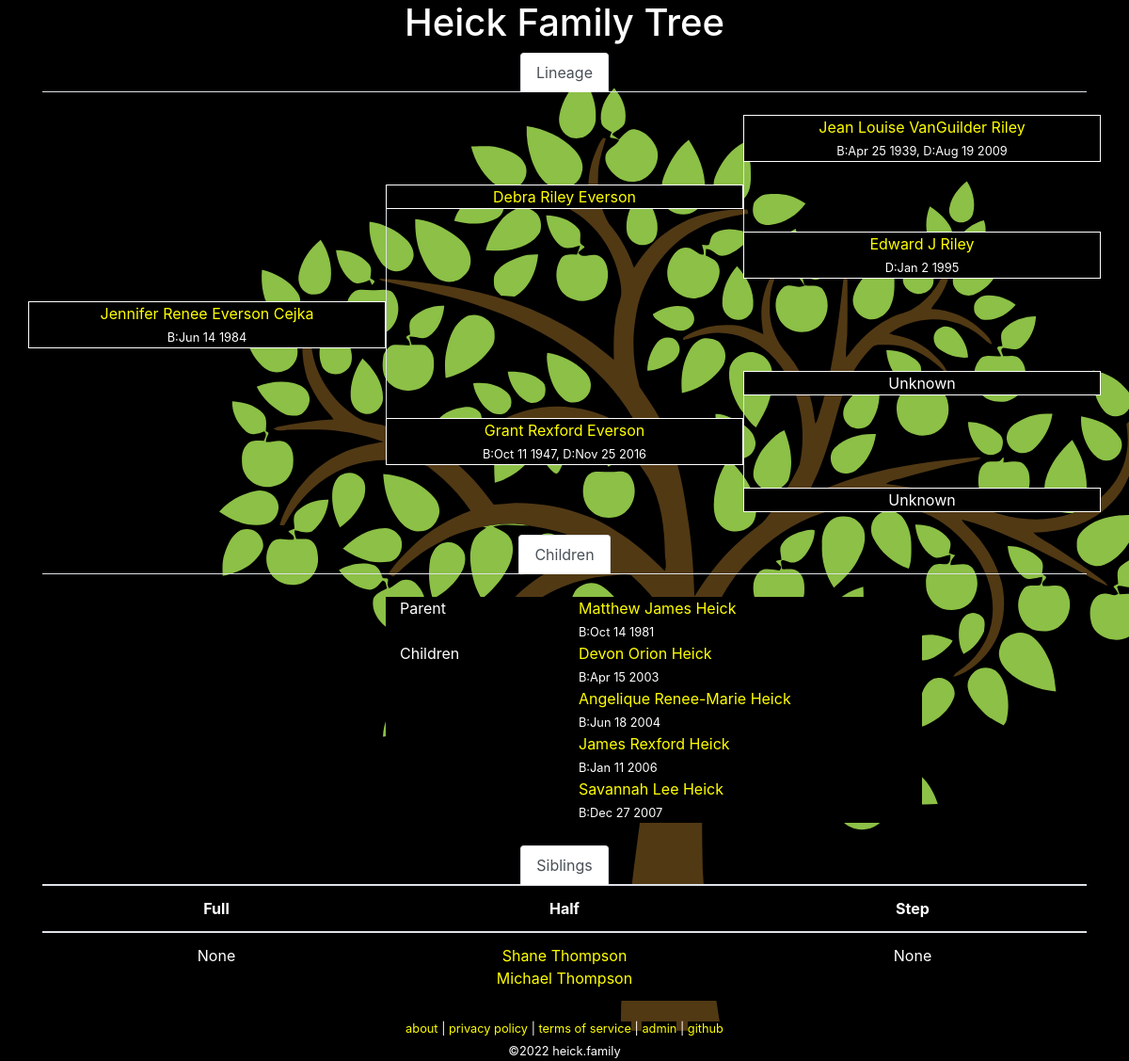
/tree.php?id=9, run on the app's committed database.
### tables this page shows
CREATE TABLE `family` (
  `id` int(10) unsigned NOT NULL AUTO_INCREMENT COMMENT 'primary key',
  `name` char(200) NOT NULL,
  `parent-bio-x` int(10) unsigned NOT NULL DEFAULT 0 COMMENT 'mother xx',
  `parent-bio-y` int(10) unsigned NOT NULL DEFAULT 0 COMMENT 'father xy',
  `parent-adopt-a` int(10) unsigned NOT NULL DEFAULT 0,
  `parent-adopt-b` int(10) unsigned NOT NULL DEFAULT 0,
  `partner` int(10) unsigned NOT NULL DEFAULT 0,
  `dob` char(10) NOT NULL DEFAULT '0000-00-00' COMMENT 'date of birth ymd',
  `dod` char(10) NOT NULL DEFAULT '0000-00-00' COMMENT 'date of death ymd',
  `lastupdated` datetime NOT NULL DEFAULT current_timestamp() ON UPDATE current_timestamp(),
  PRIMARY KEY (`id`)
);

### lib/Family.php (called while the page is built, shortened)
<?php
class Family
{
	private static $link = null;
	public static function getPerson($id = 0)
	{
		if ($id == 0)
		{
			return [];
		}
		$query = 'SELECT * FROM `family` WHERE `id`=' . self::_escape($id) . ' LIMIT 1';
		$result = self::_query($query);
		while ($row = mysqli_fetch_assoc($result))	 {
			return $row;
		}
		return [];
	}
	public static function getParents($id = 0)
	{
		$person = self::getPerson($id);
		$parent_bio_x = isset($person['parent-bio-x']) ? $person['parent-bio-x'] : 0;
		$parent_bio_y = isset($person['parent-bio-y']) ? $person['parent-bio-y'] : 0;
		$parent_adopt_a = isset($person['parent-adopt-a']) ? $person['parent-adopt-a'] : 0;
		$parent_adopt_b = isset($person['parent-adopt-b']) ? $person['parent-adopt-b'] : 0;
		$data = [
			'bio-x' => self::getPerson($parent_bio_x),
			'bio-y' => self::getPerson($parent_bio_y),
			'adopt-a' => self::getPerson($parent_adopt_a),
			'adopt-b' => self::getPerson($parent_adopt_b),
		];
		return $data;
	}
	public static function getPartner($id = 0)
	{
		$person = self::getPerson($id);
		$partner = isset($person['partner']) ? $person['partner'] : 0;
		if ($partner == 0)
		{
			return [];
		}
		return self::getPerson($partner);
	}
	public static function getChildren($id = 0)
	{
		$data = [];
		$query = 'SELECT * FROM `family` WHERE (`parent-bio-x`=' . self::_escape($id) . ' OR `parent-bio-y`=' . self::_escape($id) . ')';
		$result = self::_query($query);
		while ($row = mysqli_fetch_assoc($result))
		{
			$child = $row['id'];
			if ($row['parent-bio-x'] == $id)
			{
				$partner = $row['parent-bio-y'];
			}
			else
			{
				$partner = $row['parent-bio-x'];
			}
			if (!isset($data[$partner]))
			{
				$data[$partner] = [];
			}
			$data[$partner][] = $child;
		}
		return $data;
	}
	public static function getSiblings($id = 0)
	{
		$data = [];
		$me = self::getPerson($id);
		$parentx = $me['parent-bio-x'];
		$parenty = $me['parent-bio-y'];
		if (($parentx > 0) && ($parenty > 0))
		{
			$full_siblings = [];
			$query = 'SELECT * FROM `family` WHERE (`parent-bio-x`=' . $parentx . ' AND `parent-bio-y`=' . $parenty . ') OR (`parent-bio-x`=' . $parenty . ' AND `parent-bio-y`=' . $parentx . ')';
			$result = self::_query($query);
			while ($row = mysqli_fetch_assoc($result))
			{
				if ($row['id'] != $id)
				{
					$full_siblings[] = $row['id'];
				}
			}
		}
		if (($parentx > 0) || ($parenty > 0))
		{
			$half_siblings = [];
			$parents = [];
			if ($parentx > 0)
			{
				$parents[] = $parentx;
			}
			if ($parenty > 0)
			{
				$parents[] = $parenty;
			}
			foreach ($parents as $parent)
			{
				$query = 'SELECT * FROM `family` WHERE (`parent-bio-x`=' . $parent . ' OR `parent-bio-y`=' . $parent . ')';
				$result = self::_query($query);
				while ($row = mysqli_fetch_assoc($result))
				{
					if ($row['id'] != $id)
					{
						$half_siblings[] = $row['id'];
					}
				}
			}
			if (count($half_siblings) > 0)
			{
				if (isset($data['full']) && (count($data['full']) > 0))
				{
					$data['half'] = [];
					foreach ($half_siblings as $p)
					{
						if (!in_array($p, $data['full']))
						{
							$data['half'][] = $p;
						}
					}
				}
				else
				{
					$data['half'] = $half_siblings;
				}
			}
		}
		if (($parentx > 0) || ($parenty > 0))
		{
			$step_siblings = [];
			$parents = [];
			if ($parentx > 0)
			{
				$parents[] = $parentx;
			}
			if ($parenty > 0)
			{
				$parents[] = $parenty;
			}
			$step_parents = [];
			foreach ($parents as $parent)
			{
				$them = self::getPerson($parent);
				if ($them['partner'] > 0)
				{
					$step_parents[] = $them['partner'];
				}
			}
			foreach ($step_parents as $step_parent)
			{
				$query = 'SELECT * FROM `family` WHERE (`parent-bio-x`=' . $step_parent . ' OR `parent-bio-y`=' . $step_parent . ')';
				$result = self::_query($query);
				while ($row = mysqli_fetch_assoc($result))
				{
					if ($row['id'] != $id)
					{
						$step_siblings[] = $row['id'];
					}
				}
			}
			if (count($step_siblings) > 0)
			{
				if (count($data['half']) > 0)
				{
					$data['step'] = [];
				}
				else
				{
					$data['step'] = $step_siblings;
				}
			}
		}
		return $data;
	}
	public static function getLineage($id = 0)
	{
		$lineage = [
			'partner' => ['id' => 0, 'name' => 'unknown' ],
			'parent-bio-x' => ['id' => 0, 'name' => 'unknown' ],
			'parent-bio-y' => ['id' => 0, 'name' => 'unknown' ],
			'parent-adopt-a' => ['id' => 0, 'name' => 'unknown' ],
			'parent-adopt-b' => ['id' => 0, 'name' => 'unknown' ],
			'parent-x-parent-bio-x' => ['id' => 0, 'name' => 'unknown' ],
			'parent-x-parent-bio-y' => ['id' => 0, 'name' => 'unknown' ],
			'parent-y-parent-bio-x' => ['id' => 0, 'name' => 'unknown' ],
			'parent-y-parent-bio-y' => ['id' => 0, 'name' => 'unknown' ],
		];
		$partner = self::getPartner($id);
		$lineage['partner']['id'] = isset($partner['id']) ? $partner['id'] : 0;
		$lineage['partner']['name'] = self::formatName(self::getPerson($lineage['partner']['id']));
		$parents = self::getParents($id);
		$lineage['parent-bio-x']['id'] = isset($parents['bio-x']['id']) ? $parents['bio-x']['id'] : 0;
		$lineage['parent-bio-x']['name'] = self::formatName(self::getPerson($lineage['parent-bio-x']['id']));
		$lineage['parent-bio-y']['id'] = isset($parents['bio-y']['id']) ? $parents['bio-y']['id'] : 0;
		$lineage['parent-bio-y']['name'] = self::formatName(self::getPerson($lineage['parent-bio-y']['id']));
		$lineage['parent-adopt-a']['id'] = isset($parents['adopt-a']['id']) ? $parents['adopt-a']['id'] : 0;
		$lineage['parent-adopt-a']['name'] = self::formatName(self::getPerson($lineage['parent-adopt-a']['id']));
		$lineage['parent-adopt-b']['id'] = isset($parents['adopt-b']['id']) ? $parents['adopt-b']['id'] : 0;
		$lineage['parent-adopt-b']['name'] = self::formatName(self::getPerson($lineage['parent-adopt-b']['id']));
		$parents = self::getParents($lineage['parent-bio-x']['id']);
		$lineage['parent-x-parent-bio-x']['id'] = isset($parents['bio-x']['id']) ? $parents['bio-x']['id'] : 0;
		$lineage['parent-x-parent-bio-x']['name'] = self::formatName(self::getPerson($lineage['parent-x-parent-bio-x']['id']));
		$lineage['parent-x-parent-bio-y']['id'] = isset($parents['bio-y']['id']) ? $parents['bio-y']['id'] : 0;
		$lineage['parent-x-parent-bio-y']['name'] = self::formatName(self::getPerson($lineage['parent-x-parent-bio-y']['id']));
		$parents = self::getParents($lineage['parent-bio-y']['id']);
		$lineage['parent-y-parent-bio-x']['id'] = isset($parents['bio-x']['id']) ? $parents['bio-x']['id'] : 0;
		$lineage['parent-y-parent-bio-x']['name'] = self::formatName(self::getPerson($lineage['parent-y-parent-bio-x']['id']));
		$lineage['parent-y-parent-bio-y']['id'] = isset($parents['bio-y']['id']) ? $parents['bio-y']['id'] : 0;
		$lineage['parent-y-parent-bio-y']['name'] = self::formatName(self::getPerson($lineage['parent-y-parent-bio-y']['id']));
		return $lineage;
	}
	public static function formatName($id = [])
	{
		if (isset($id['name']))
		{
			return $id['name'];
		}
		return 'Unknown';
	}
	private static function _query($query = null)
	{
		$result = mysqli_query(self::$link, $query);
		return $result;
	}
	private static function _escape($string = "")
	{
		return mysqli_real_escape_string(self::$link, $string);
	}
	private static function _connect()
	{
		if (!is_null(self::$link))
		{
			return;
		}
		$config = json_decode(file_get_contents('../conf/configuration.json'), true);
		$db = $config['database'];
		self::$link = mysqli_connect($db['hostname'], $db['username'], $db['password'], $db['database']);
		return;
	}
}

### www/tree.php (the view, shortened to what this page needs)
<?php
require_once('../lib/Family.php');
$id = isset($_GET['id']) ? intval($_GET['id']) : null;
$me = Family::getPerson($id);
$lineage = Family::getLineage($me['id']);
$lineage['me'] = [
	'id' => $me['id'],
	'name' => Family::formatName($me),
];
function showMember($fam, $extra = '')
{
	if ($fam['id'] == 0)
	{
		echo $fam['name'];
	}
	else
	{
		echo '<a href="?id=' . $fam['id'] . '">' . $fam['name'] . '</a>';
		$data = Family::getPerson($fam['id']);
		$subtext = '';
		if ($data['dob'] != '0000-00-00')
		{
			$subtext .= 'B:' . date("M j Y", strtotime($data['dob']));
		}
		if ($data['dod'] != '0000-00-00')
		{
			if (strlen($subtext) > 0)
			{
				$subtext .= ', ';
			}
			$subtext .= 'D:' . date("M j Y", strtotime($data['dod']));
		}
		if (strlen($subtext) > 0)
		{
			echo '<br />';
			echo '<span class="small">' . $subtext . '</span>';
		}
	}
}
?><!DOCTYPE html>
<html lang="en">
	<head>
		<link rel="stylesheet" href="https://cdn.jsdelivr.net/npm/bootstrap@4.6.0/dist/css/bootstrap.min.css">
		<link rel="stylesheet" href="/media/theme.css">
		<link rel="stylesheet" href="/media/tree.css">
	</head>
	<body>
		<div class="container">
<?php require_once("header.php"); ?>
			<div class="row">
				<div class="col">
					<ul class="nav nav-tabs justify-content-center">
						<li class="nav-item">
							<a class="nav-link active" id='tab-lineage' href="#">Lineage</a>
						</li>
					</ul>
				</div>
			</div>
			<div class="row">
				<div class="col-4">&nbsp;</div>
				<div class="col-4">&nbsp;</div>
				<div class="col-4">&nbsp;</div>
			</div>
			<div class="row">
				<div class="col-4">&nbsp;</div>
				<div class="col-4">&nbsp;</div>
				<div title="grandparent" class="col-4 text-center border-full background-black"><?php showMember($lineage['parent-y-parent-bio-y']); ?></div>
			</div>
			<div class="row">
				<div class="col-4">&nbsp;</div>
				<div class="col-4">&nbsp;</div>
				<div class="col-4 border-left">&nbsp;</div>
			</div>
			<div class="row">
				<div class="col-4">&nbsp;</div>
				<div title="parent" class="col-4 text-center border-full background-black"><?php
if ((($lineage['parent-bio-y']['id'] != 0) && ($lineage['parent-adopt-b']['id'] != 0)) || ($lineage['parent-adopt-b']['id'] != 0))
	if ($lineage['parent-bio-y']['id'] == 0)
	{
		showMember($lineage['parent-adopt-b'], '(adopted)');
	}
	else
	{
		showMember($lineage['parent-bio-y'], '(bio)');
		echo '<br />';
		showMember($lineage['parent-adopt-b'], '(adopted)');
	}
else {
	showMember($lineage['parent-bio-y']);
}
?></div>
				<div class="col-4 border-left">&nbsp;</div>
			</div>
			<div class="row">
				<div class="col-4">&nbsp;</div>
				<div class="col-4 border-left">&nbsp;</div>
				<div class="col-4 border-left">&nbsp;</div>
			</div>
			<div class="row">
				<div class="col-4">&nbsp;</div>
				<div class="col-4 border-left">&nbsp;</div>
				<div title="grandparent" class="col-4 text-center border-full background-black"><?php showMember($lineage['parent-y-parent-bio-x']); ?></div>
			</div>
			<div class="row">
				<div class="col-4">&nbsp;</div>
				<div class="col-4 border-left">&nbsp;</div>
				<div class="col-4">&nbsp;</div>
			</div>
			<div class="row">
				<div title="self" class="col-4 text-center border-full background-black"><?php showMember($lineage['me']); ?></div>
				<div class="col-4 border-left">&nbsp;</div>
				<div class="col-4">&nbsp;</div>
			</div>
			<div class="row">
				<div class="col-4">&nbsp;</div>
				<div class="col-4 border-left">&nbsp;</div>
				<div class="col-4">&nbsp;</div>
			</div>
			<div class="row">
				<div class="col-4">&nbsp;</div>
				<div class="col-4 border-left">&nbsp;</div>
				<div title="grandparent" class="col-4 text-center border-full background-black"><?php showMember($lineage['parent-x-parent-bio-y']); ?></div>
			</div>
			<div class="row">
				<div class="col-4">&nbsp;</div>
				<div class="col-4 border-left">&nbsp;</div>
				<div class="col-4 border-left">&nbsp;</div>
			</div>
			<div class="row">
				<div class="col-4">&nbsp;</div>
				<div title="parent" class="col-4 text-center border-full background-black"><?php
if ((($lineage['parent-bio-x']['id'] != 0) && ($lineage['parent-adopt-a']['id'] != 0)) || ($lineage['parent-adopt-a']['id'] != 0))
	if ($lineage['parent-bio-x']['id'] == 0)
	{
		showMember($lineage['parent-adopt-a'], '(adopted)');
	}
	else
	{
		showMember($lineage['parent-bio-x'], '(bio)');
		echo '<br />';
		showMember($lineage['parent-adopt-a'], '(adopted)');
	}
else {
	showMember($lineage['parent-bio-x']);
}
?></div>
				<div class="col-4 border-left">&nbsp;</div>
			</div>
			<div class="row">
				<div class="col-4">&nbsp;</div>
				<div class="col-4">&nbsp;</div>
				<div class="col-4 border-left">&nbsp;</div>
			</div>
			<div class="row">
				<?php
if ($lineage['partner']['id'] == 0)
{
	echo '<div class="col-4">&nbsp;</div>';
}
else
{
	echo '<div title="partner" class="col-4 text-center border-full background-black">';
	showMember($lineage['partner']);
	echo '</div>';
}
				?>
				<div class="col-4">&nbsp;</div>
				<div title="grandparent" class="col-4 text-center border-full background-black"><?php showMember($lineage['parent-x-parent-bio-x']); ?></div>
			</div>
			<div class="row">
				<div class="col-12">&nbsp;</div>
			</div>
<?php
$children = Family::getChildren($id);
if (count($children) > 0)
{
?>
			<ul class="nav nav-tabs justify-content-center">
				<li class="nav-item">
					<a class="nav-link active" id='tab-children' href="#">Children</a>
				</li>
			</ul>
			<div class="row">
				<div class="col-12">&nbsp;</div>
			</div>
<?php
foreach ($children as $parent => $childs)
{
	echo "\t\t\t" . '<div class="row">' . "\n";
	echo "\t\t\t\t" . '<div class="col-4">&nbsp;</div>' . "\n";
	echo "\t\t\t\t" . '<div class="col-2 background-black">Parent</div>' . "\n";
	echo "\t\t\t\t" . '<div class="col-4 background-black">';
	$parent_info = Family::getPerson($parent);
	if (isset($parent_info['id']))
	{
		showMember(['id' => $parent_info['id'], 'name' => Family::formatName($parent_info)]);
	}
	else
	{
		echo "Unknown";
	}
	echo '</div>' . "\n";
	echo "\t\t\t\t" . '<div class="col-2">&nbsp;</div>' . "\n";
	echo "\t\t\t" . '</div>' . "\n";
	echo "\t\t\t" . '<div class="row">' . "\n";
	echo "\t\t\t\t" . '<div class="col-4">&nbsp;</div>' . "\n";
	echo "\t\t\t\t" . '<div class="col-2 background-black">Children</div>' . "\n";
	echo "\t\t\t\t" . '<div class="col-4 background-black">';
	foreach ($childs as $c)
	{
		$child_info = Family::getPerson($c);
		showMember(['id' => $child_info['id'], 'name' => Family::formatName($child_info)]);
		echo '<br>';
	}
	echo '</div>' . "\n";
	echo "\t\t\t\t" . '<div class="col-2">&nbsp;</div>' . "\n";
	echo "\t\t\t" . '</div>' . "\n";
	echo "\t\t\t" . '<div class="row">' . "\n";
	echo "\t\t\t" . '<div class="col-12">&nbsp;</div>' . "\n";
	echo "\t\t\t" . '</div>' . "\n";
}
?>
<?php
}
?>
<?php
$siblings = Family::getSiblings($id);
if (count($siblings) > 0)
{
?>
			<ul class="nav nav-tabs justify-content-center">
				<li class="nav-item">
					<a class="nav-link active" id='tab-siblings' href="#">Siblings</a>
				</li>
			</ul>
			<div class="row">
				<div class="col">
					<table class="table">
						<thead>
							<tr>
								<th scope="col">Full</th>
								<th scope="col">Half</th>
								<th scope="col">Step</th>
							</tr>
						</thead>
						<tbody>
							<tr>
								<td style="width: 33%;" scope="col">
<?php
$sibling_list = isset($siblings['full']) ? $siblings['full'] : [];
if (count($sibling_list) == 0)
{
	echo "None";
}
?>
								</td>
								<td style="width: 33%;" scope="col">
<?php
$sibling_list = isset($siblings['half']) ? $siblings['half'] : [];
if (count($sibling_list) == 0)
{
	echo "None";
}
else
{
	foreach ($sibling_list as $sibling)
	{
		echo '<br>';
	}
}
?>
								</td>
								<td style="width: 33%;" scope="col">
<?php
$sibling_list = isset($siblings['step']) ? $siblings['step'] : [];
if (count($sibling_list) == 0)
{
	echo "None";
}
?>
								</td>
							</tr>
						</tbody>
					</table>
				</div>
			</div>
<?php
}
?>
<?php require_once("footer.php"); ?>
		</div>
	</body>
</html>

### data on the page
family: name "Jean Louise VanGuilder Riley", subtext "B:Apr 25 1939, D:Aug 19 2009"
family: name "Debra Riley Everson"
family: name "Edward J Riley", subtext "D:Jan 2 1995"
family: name "Jennifer Renee Everson Cejka", subtext "B:Jun 14 1984"
family: name "Grant Rexford Everson", subtext "B:Oct 11 1947, D:Nov 25 2016"
family: name "Matthew James Heick", subtext "B:Oct 14 1981"
family: name "Devon Orion Heick", subtext "B:Apr 15 2003"
family: name "Angelique Renee-Marie Heick", subtext "B:Jun 18 2004"
family: name "James Rexford Heick", subtext "B:Jan 11 2006"
family: name "Savannah Lee Heick", subtext "B:Dec 27 2007"
family: name "Shane Thompson"
family: name "Michael Thompson"

### other printed values
$fam['name'] "Unknown Unknown"
